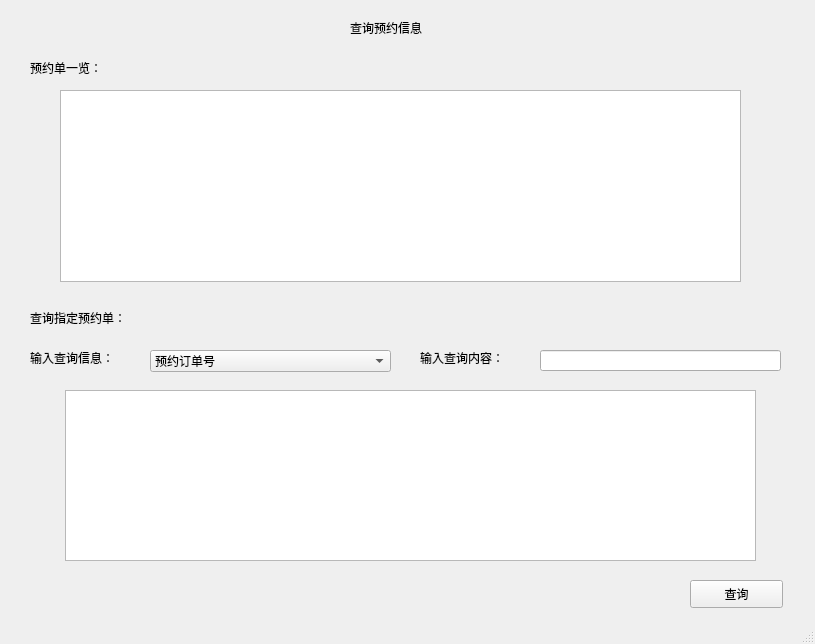
<?xml version="1.0" encoding="UTF-8"?>
<ui version="4.0">
 <class>Browse4</class>
 <widget class="QMainWindow" name="Browse4">
  <property name="geometry">
   <rect>
    <x>0</x>
    <y>0</y>
    <width>815</width>
    <height>644</height>
   </rect>
  </property>
  <property name="windowTitle">
   <string>查询预约信息</string>
  </property>
  <widget class="QWidget" name="centralwidget">
   <widget class="QLabel" name="label">
    <property name="geometry">
     <rect>
      <x>350</x>
      <y>20</y>
      <width>91</width>
      <height>16</height>
     </rect>
    </property>
    <property name="text">
     <string>查询预约信息</string>
    </property>
   </widget>
   <widget class="QLabel" name="label_2">
    <property name="geometry">
     <rect>
      <x>30</x>
      <y>60</y>
      <width>91</width>
      <height>16</height>
     </rect>
    </property>
    <property name="text">
     <string>预约单一览：</string>
    </property>
   </widget>
   <widget class="QLabel" name="label_3">
    <property name="geometry">
     <rect>
      <x>30</x>
      <y>310</y>
      <width>121</width>
      <height>16</height>
     </rect>
    </property>
    <property name="text">
     <string>查询指定预约单：</string>
    </property>
   </widget>
   <widget class="QLabel" name="label_4">
    <property name="geometry">
     <rect>
      <x>30</x>
      <y>350</y>
      <width>111</width>
      <height>16</height>
     </rect>
    </property>
    <property name="text">
     <string>输入查询信息：</string>
    </property>
   </widget>
   <widget class="QLabel" name="label_5">
    <property name="geometry">
     <rect>
      <x>420</x>
      <y>350</y>
      <width>101</width>
      <height>16</height>
     </rect>
    </property>
    <property name="text">
     <string>输入查询内容：</string>
    </property>
   </widget>
   <widget class="QLineEdit" name="lineEdit">
    <property name="geometry">
     <rect>
      <x>540</x>
      <y>350</y>
      <width>241</width>
      <height>21</height>
     </rect>
    </property>
   </widget>
   <widget class="QComboBox" name="comboBox">
    <property name="geometry">
     <rect>
      <x>150</x>
      <y>350</y>
      <width>241</width>
      <height>22</height>
     </rect>
    </property>
    <item>
     <property name="text">
      <string>预约订单号</string>
     </property>
    </item>
    <item>
     <property name="text">
      <string>顾客号</string>
     </property>
    </item>
    <item>
     <property name="text">
      <string>房间号</string>
     </property>
    </item>
    <item>
     <property name="text">
      <string>预计入住时间</string>
     </property>
    </item>
    <item>
     <property name="text">
      <string>预计退房时间</string>
     </property>
    </item>
   </widget>
   <widget class="QPushButton" name="pushButton">
    <property name="geometry">
     <rect>
      <x>690</x>
      <y>580</y>
      <width>93</width>
      <height>28</height>
     </rect>
    </property>
    <property name="text">
     <string>查询</string>
    </property>
   </widget>
   <widget class="QTableWidget" name="tableWidget">
    <property name="geometry">
     <rect>
      <x>60</x>
      <y>90</y>
      <width>681</width>
      <height>192</height>
     </rect>
    </property>
   </widget>
   <widget class="QTableWidget" name="tableWidget_2">
    <property name="geometry">
     <rect>
      <x>65</x>
      <y>390</y>
      <width>691</width>
      <height>171</height>
     </rect>
    </property>
   </widget>
  </widget>
  <widget class="QStatusBar" name="statusbar"/>
 </widget>
 <resources/>
 <connections/>
</ui>
